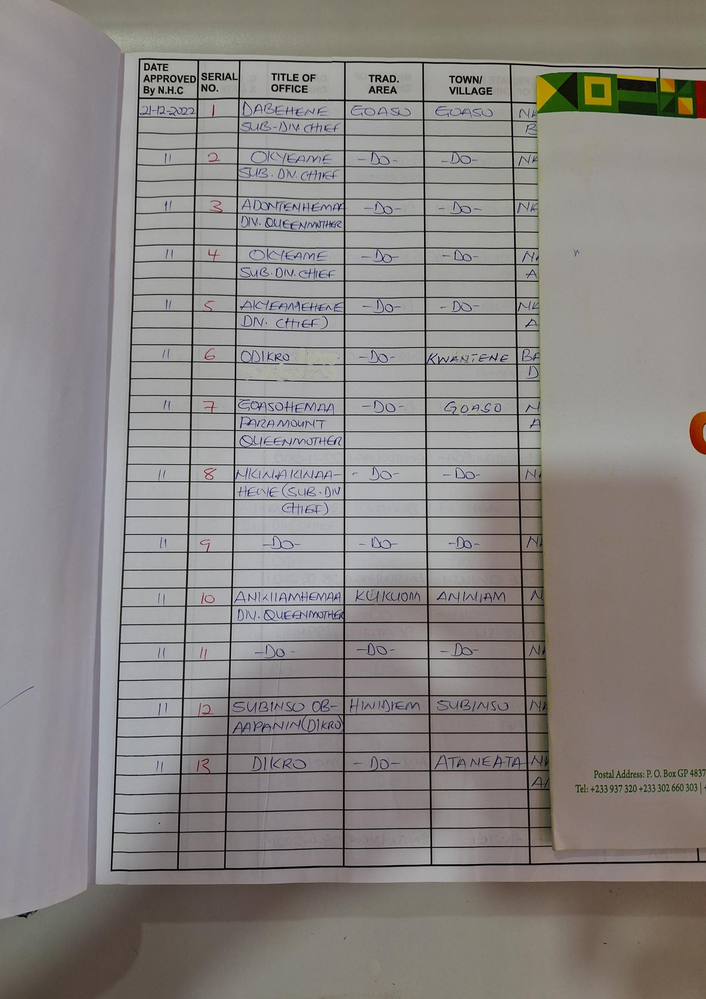
#> input picture data/raw/ahafo_region/page_02.png, 706 x 999 px, shrunk from 1654 x 2340 before the run; its folder holds only this picture in this run
$ python segment_colormask.py
#> lines starting #> are read from the running program, lines starting #| are printed output that depends on the picture; after the words box and inside, x2 and y2 are one past the last pixel; in counts of white or black regions, pixels touching at a corner belong together
"""
Extracts red and blue ink areas from scanned pages using HSV color masks.
Saves the masked output to the colormask folder for further processing.
"""
import cv2
import numpy as np
import os
import glob

# Define where to read input images from and where to save results
input_dir = "data/raw/ahafo_region/"
output_dir = "data/processed/cleaned/colormask/"
os.makedirs(output_dir, exist_ok=True)

 # Loop through each page image in the input folder
for page_path in glob.glob(os.path.join(input_dir, "page_*.png")):
    filename = os.path.basename(page_path)
    base = os.path.splitext(filename)[0]
    # Load the image and convert to HSV color space
    img = cv2.imread(page_path)
#> img is the input picture: shape (999, 706, 3); mean B, G, R 131.7, 134.2, 138.4
    hsv = cv2.cvtColor(img, cv2.COLOR_BGR2HSV)
#> hsv: shape (999, 706, 3); mean H, S, V 62.4, 22.6, 140.1

    # Define HSV ranges for red and blue ink
    red_lower = (0, 70, 50)
    red_upper = (10, 255, 255)
    blue_lower = (90, 50, 50)
    blue_upper = (130, 255, 255)

    # Create masks for red and blue areas
    red_mask = cv2.inRange(hsv, red_lower, red_upper)
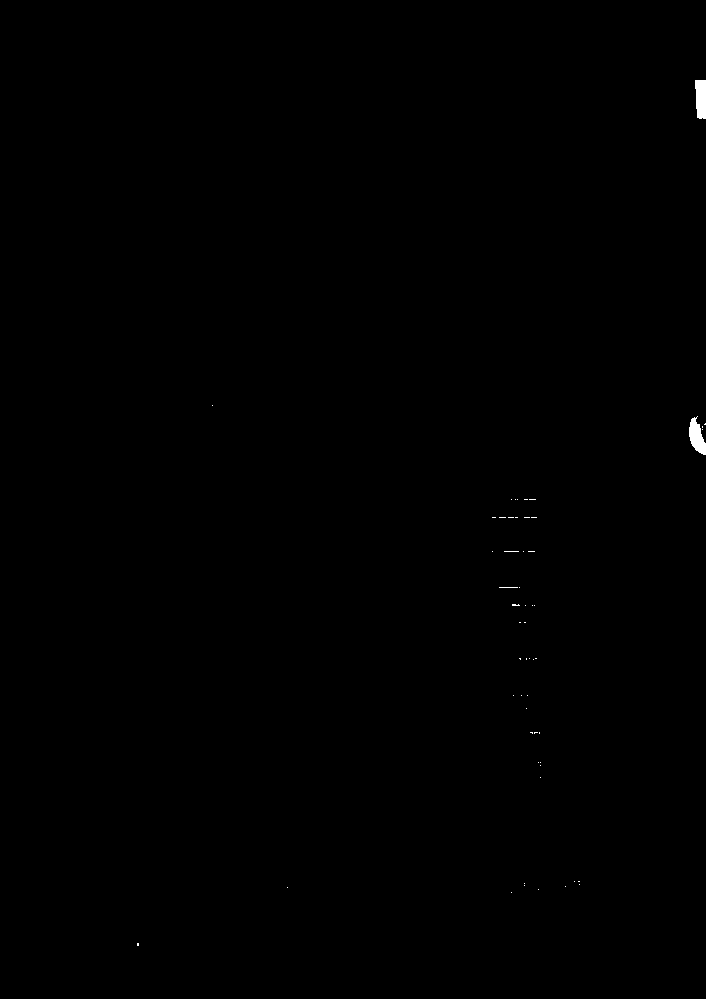
#> red_mask: shape (999, 706); 0.13% white; 55 white regions (53 under 20 px), largest, box (x1, y1, x2, y2) and area: (689, 416, 706, 455) 393, (695, 80, 706, 119) 386
    blue_mask = cv2.inRange(hsv, blue_lower, blue_upper)
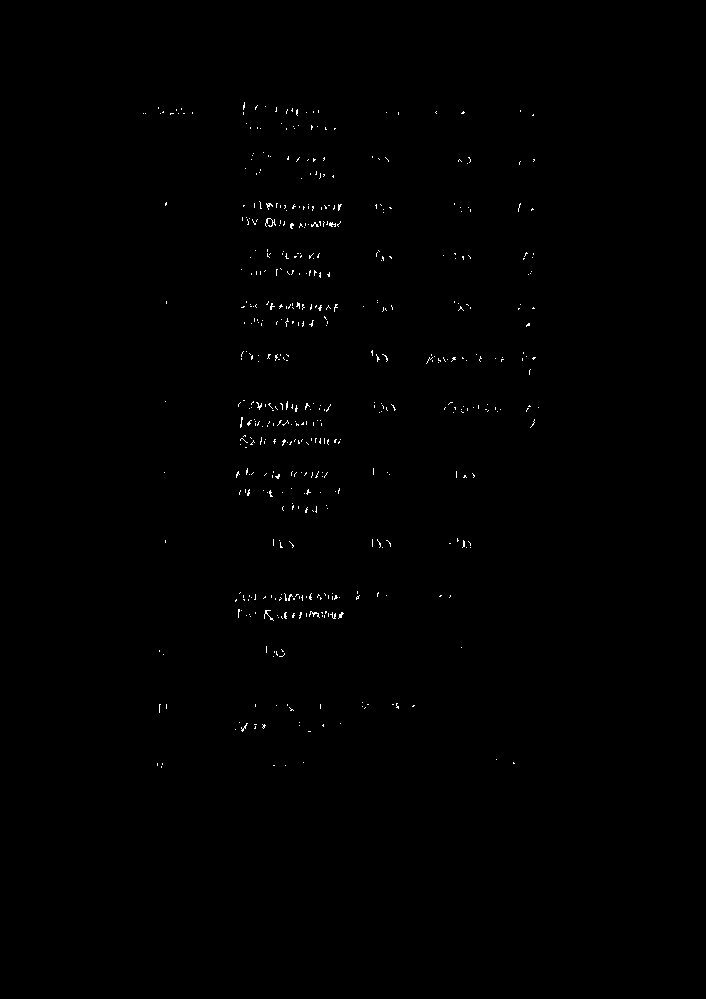
#> blue_mask: shape (999, 706); 0.33% white in thin lines or dots, all inside (x1, y1, x2, y2) = (143, 102, 539, 768)
    combined_mask = cv2.bitwise_or(red_mask, blue_mask)
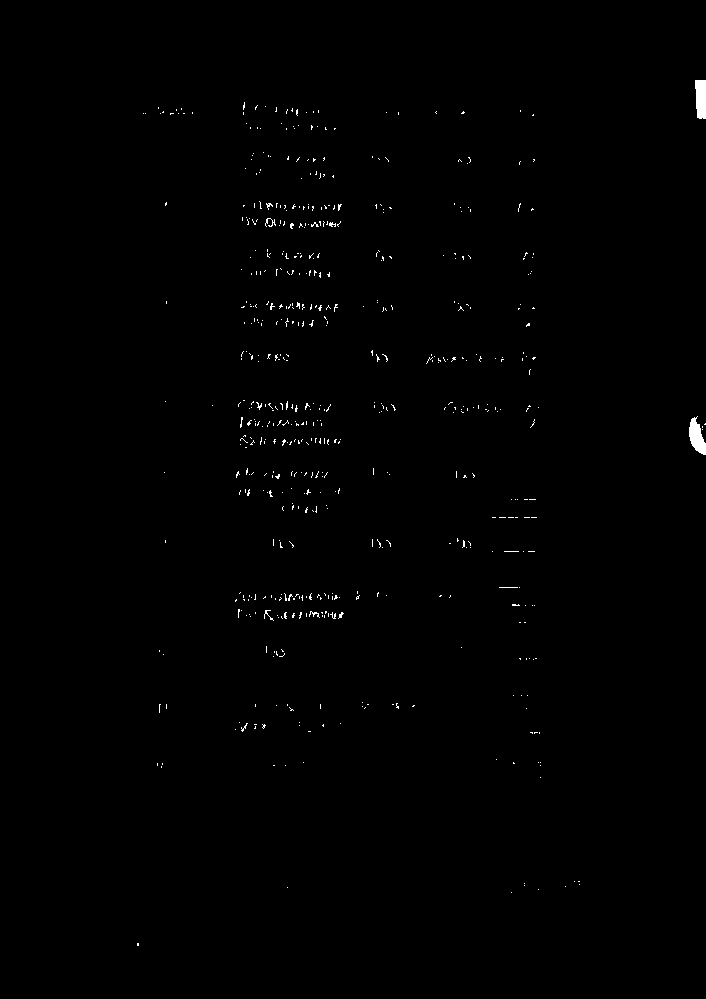
#> combined_mask: shape (999, 706); 0.47% white; 572 white regions (564 under 20 px), largest, box (x1, y1, x2, y2) and area: (689, 416, 706, 455) 393, (695, 80, 706, 119) 386, (265, 218, 276, 227) 39
    # Apply the combined color mask to isolate colored ink
    result = cv2.bitwise_and(img, img, mask=combined_mask)

    # Save the masked image to the output folder
    cv2.imwrite(os.path.join(output_dir, f"{base}.png"), result)

print("Color masking complete (red + blue).")

$ run again, on data/raw/ahafo_region/page_06.png
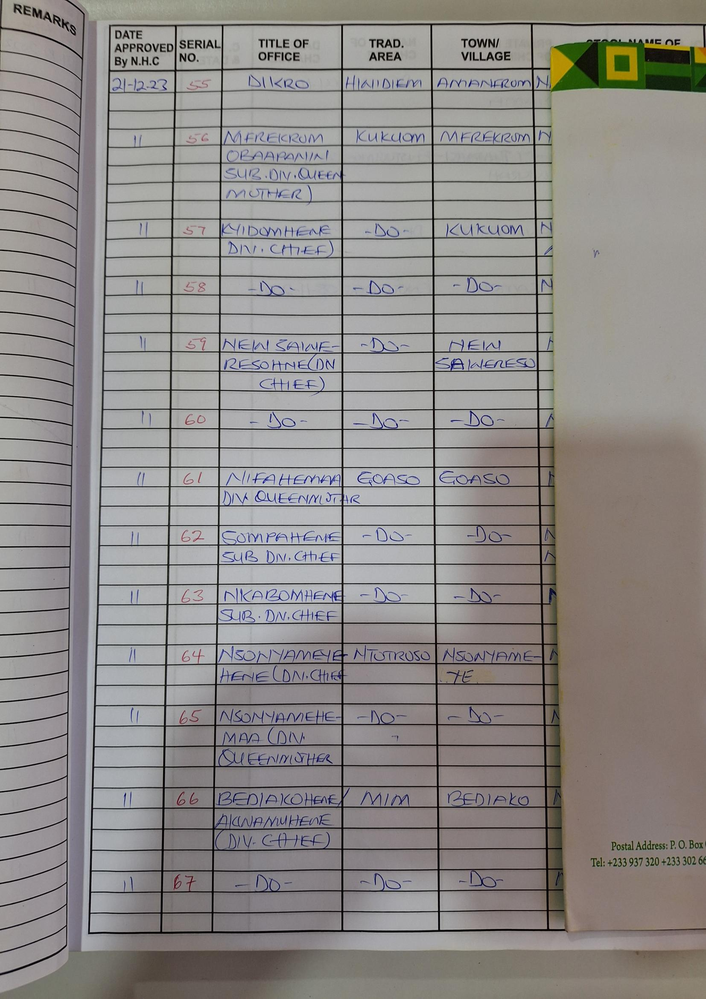
#> input picture data/raw/ahafo_region/page_06.png, 706 x 999 px, shrunk from 1654 x 2340 before the run
#> img is the input picture: shape (999, 706, 3); mean B, G, R 136.2, 138.3, 142
#> hsv: shape (999, 706, 3); mean H, S, V 60, 21.7, 144.2
#> red_mask: shape (999, 706); 0.02% white in thin lines or dots, all inside (x1, y1, x2, y2) = (192, 46, 706, 932)
#> `blue_mask = cv2.inRange(hsv, blue_lower, blue_upper)`:
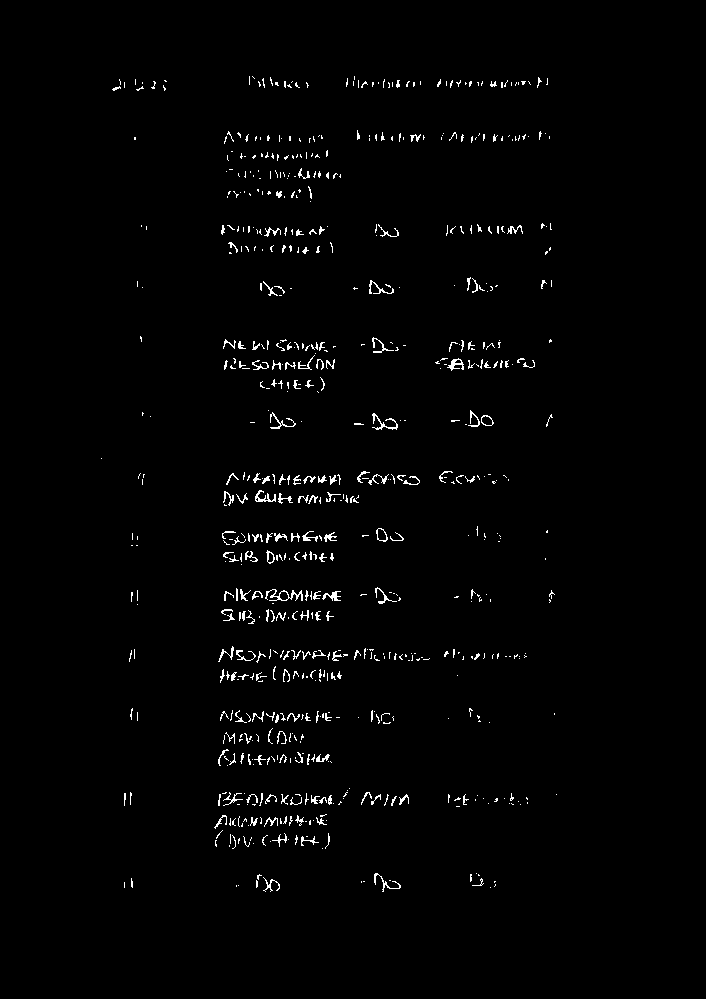
#> blue_mask: shape (999, 706); 1.5% white in thin lines or dots, all inside (x1, y1, x2, y2) = (101, 76, 557, 892)
#> combined_mask: shape (999, 706); 1.5% white in thin lines or dots, all inside (x1, y1, x2, y2) = (101, 46, 706, 932)
#> `result = cv2.bitwise_and(img, img, mask=combined_mask)`:
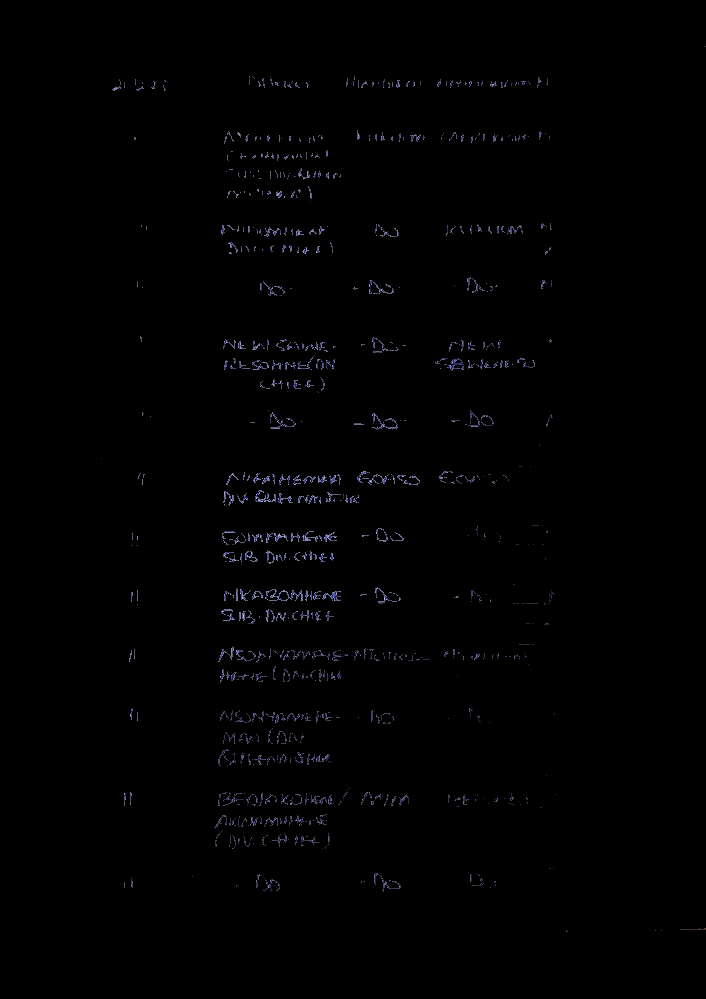
#> result: shape (999, 706, 3); mean B, G, R 1.7, 1.2, 1.2

$ run again, on data/raw/ahafo_region/page_07.png
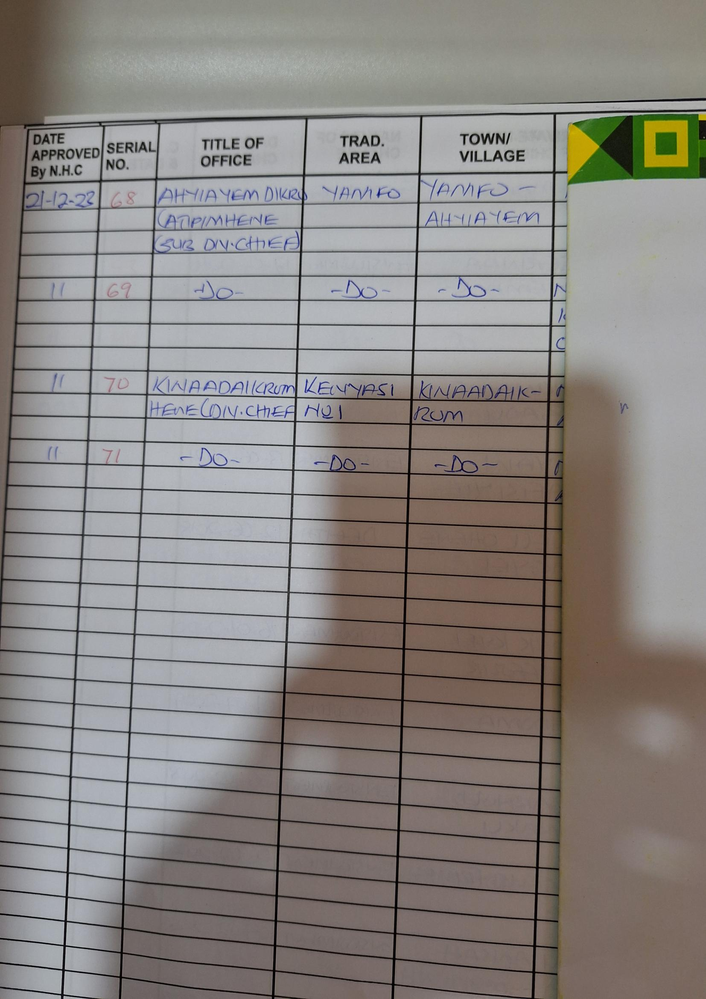
#> input picture data/raw/ahafo_region/page_07.png, 706 x 999 px, shrunk from 1654 x 2340 before the run
#> img is the input picture: shape (999, 706, 3); mean B, G, R 129.9, 133, 137.8
#> hsv: shape (999, 706, 3); mean H, S, V 55.9, 31.3, 141.4
#> `red_mask = cv2.inRange(hsv, red_lower, red_upper)`:
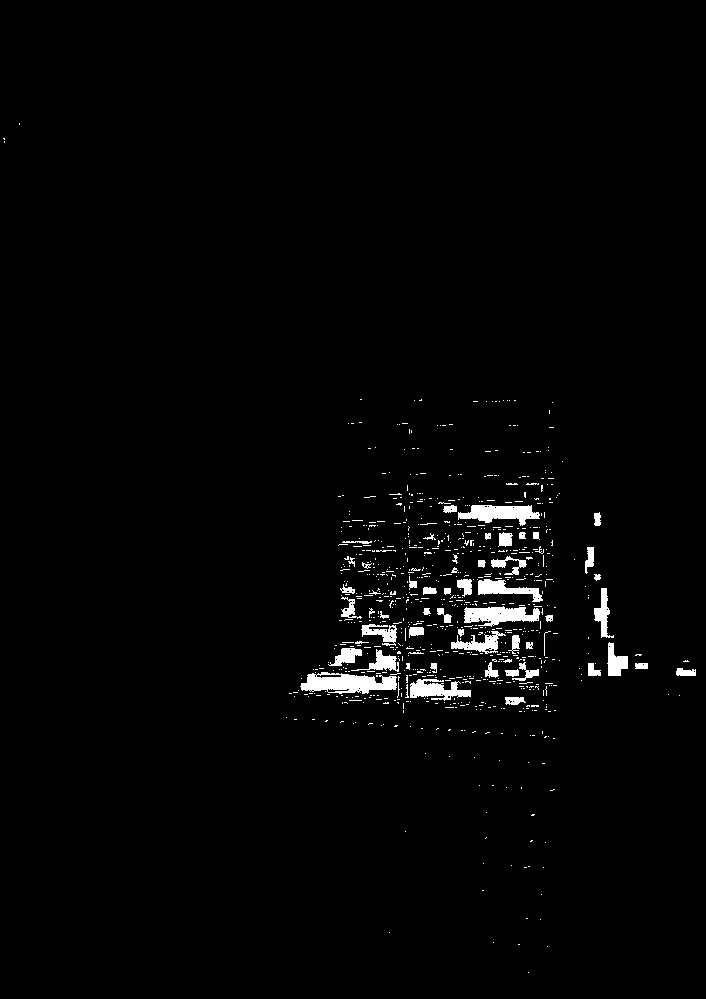
#> red_mask: shape (999, 706); 1.9% white; 820 white regions (760 under 20 px), largest, box (x1, y1, x2, y2) and area: (300, 672, 397, 694) 1409, (464, 606, 540, 627) 1022, (458, 505, 540, 526) 1013
#> blue_mask: shape (999, 706); 0.74% white in thin lines or dots, all inside (x1, y1, x2, y2) = (26, 176, 623, 769)
#> `result = cv2.bitwise_and(img, img, mask=combined_mask)`:
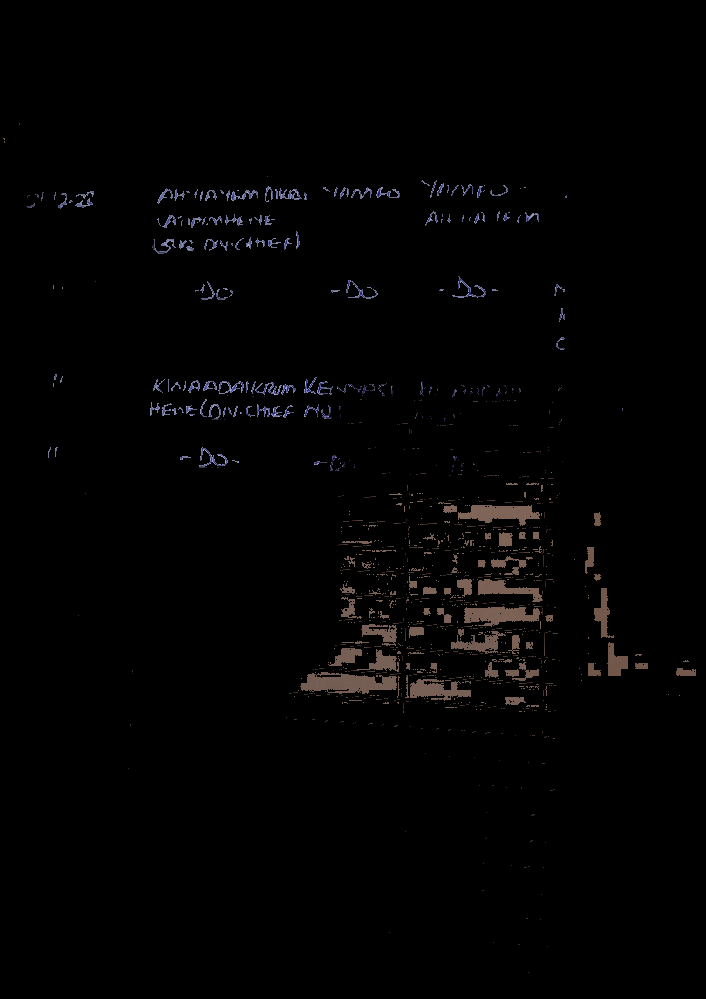
#> result: shape (999, 706, 3); mean B, G, R 2.6, 2.5, 2.9

$ run again, on data/raw/ahafo_region/page_03.png
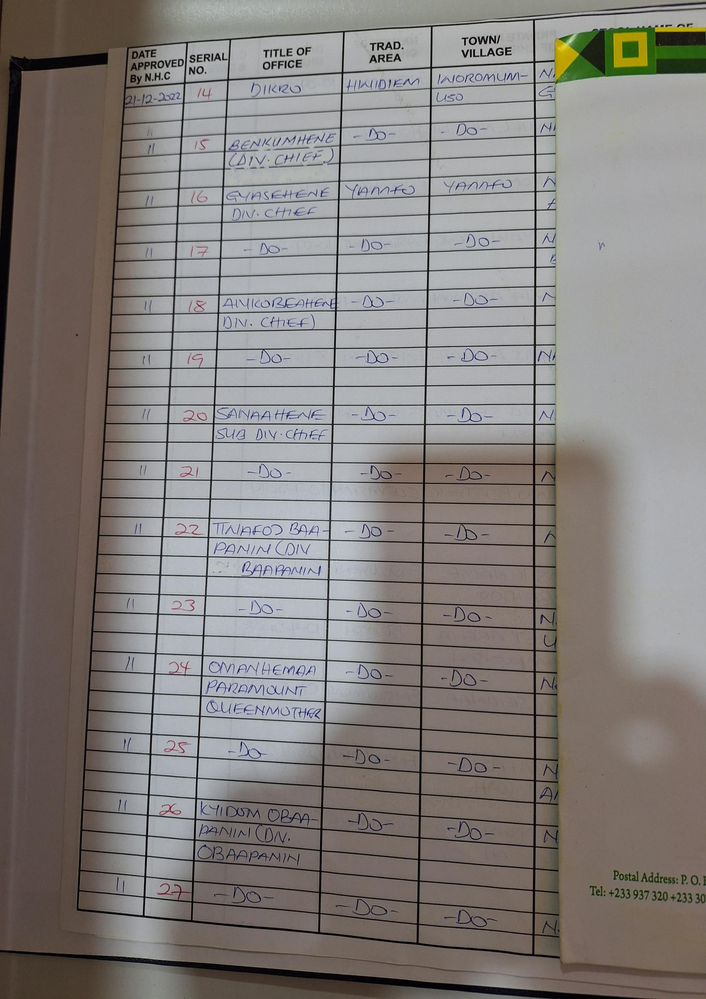
#> input picture data/raw/ahafo_region/page_03.png, 706 x 999 px, shrunk from 1654 x 2340 before the run
#> img is the input picture: shape (999, 706, 3); mean B, G, R 125.5, 128.1, 132.8
#> hsv: shape (999, 706, 3); mean H, S, V 53.9, 31.9, 136
#> `red_mask = cv2.inRange(hsv, red_lower, red_upper)`:
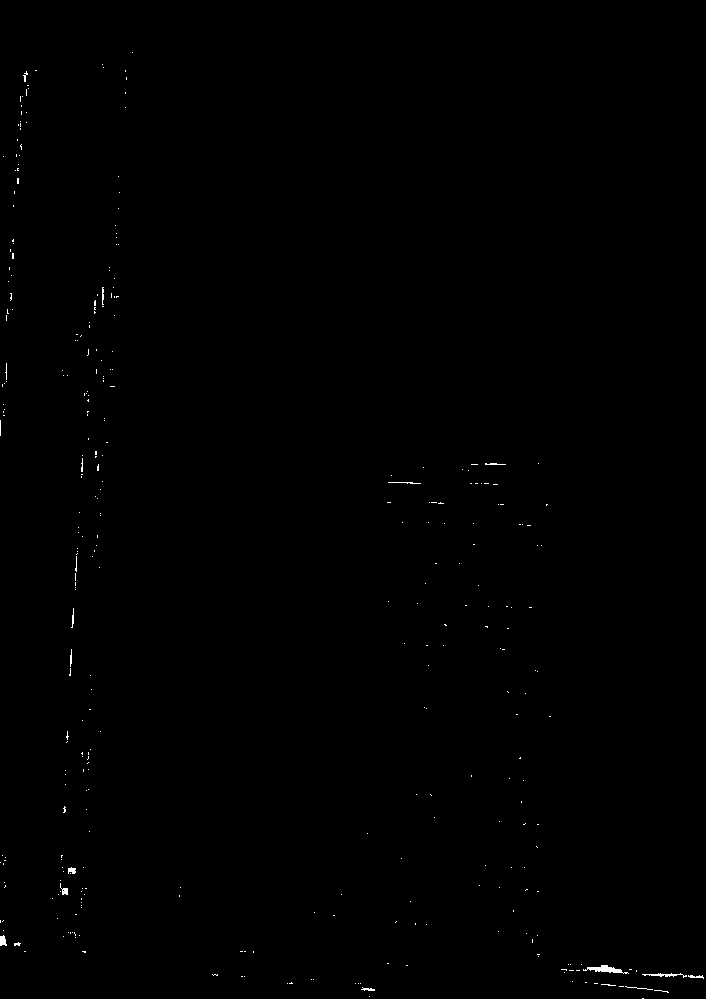
#> red_mask: shape (999, 706); 0.21% white in thin lines or dots
#> blue_mask: shape (999, 706); 0.52% white in thin lines or dots, all inside (x1, y1, x2, y2) = (123, 4, 678, 911)
#> `combined_mask = cv2.bitwise_or(red_mask, blue_mask)`:
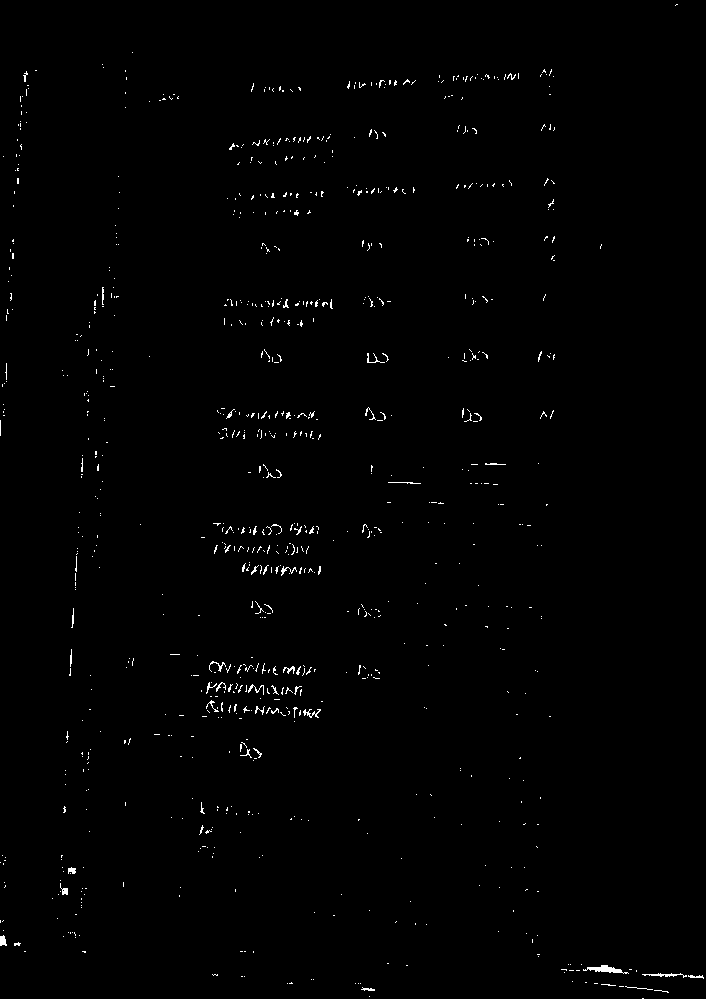
#> combined_mask: shape (999, 706); 0.73% white in thin lines or dots
